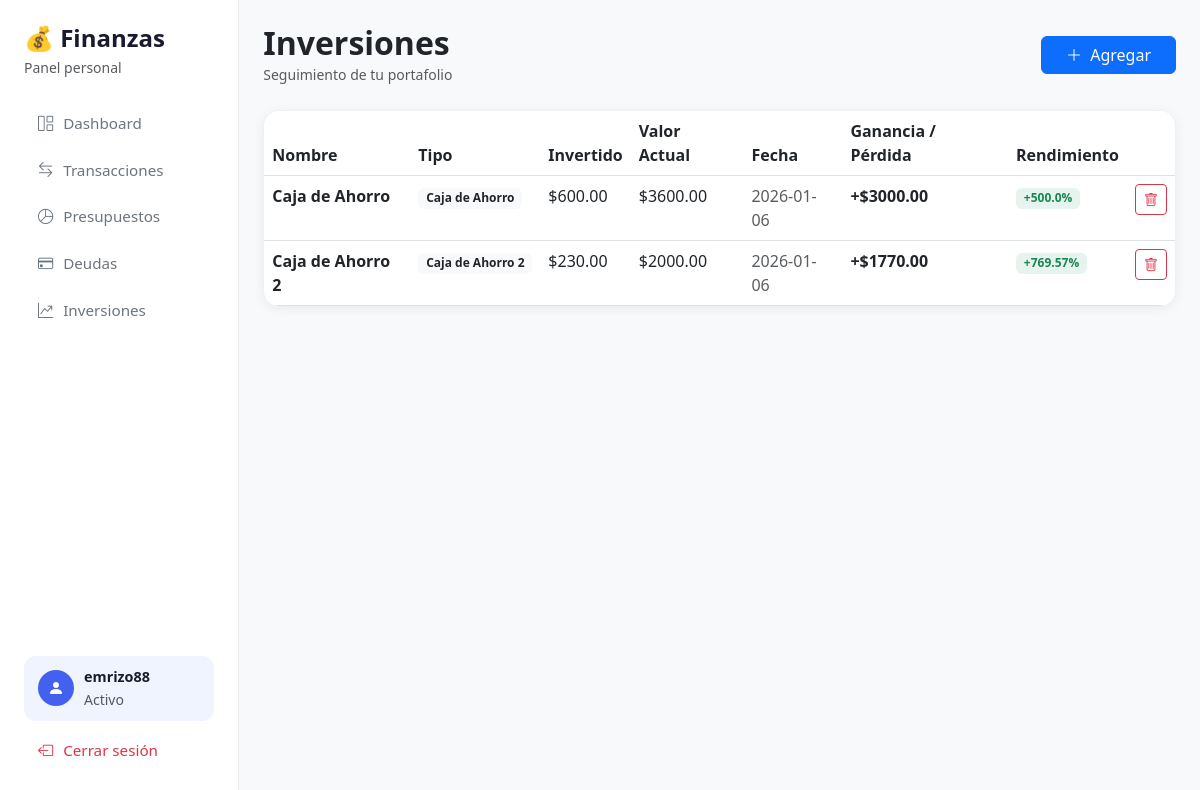
/inversiones (signed in), run on the app's committed database.
### tables this page shows
CREATE TABLE inversiones (
            id              INTEGER PRIMARY KEY AUTOINCREMENT,
            user_id         INTEGER NOT NULL REFERENCES users(id),
            nombre          TEXT NOT NULL,
            tipo            TEXT NOT NULL,
            monto_invertido REAL NOT NULL,
            valor_actual    REAL NOT NULL,
            fecha           TEXT NOT NULL
        );

### app.py (the view)
@app.route('/inversiones')
def inversiones():
    user_id = session['user_id']
    lista = obtener_inversiones(user_id)
    return render_template('inversiones.html', inversiones=lista)

### app.py (called while the page is built)
@app.before_request
def verificar_sesion():
    if request.endpoint in ('login', 'register', 'static'):
        return
    if 'user_id' not in session:
        return redirect(url_for('login'))
    g.username = session.get('username')

### database.py (called while the page is built)
def get_connection():
    conn = sqlite3.connect(DATABASE)
    conn.row_factory = sqlite3.Row
    return conn

def obtener_inversiones(user_id):
    conn = get_connection()
    cursor = conn.cursor()
    cursor.execute('SELECT * FROM inversiones WHERE user_id = ?', (user_id,))
    inversiones = cursor.fetchall()
    resultado = []
    for p in inversiones:
        p = dict(p)
        p['resultado'] = p['valor_actual'] - p['monto_invertido']
        resultado.append(p)
    conn.close()
    return resultado

### templates/inversiones.html (shortened to what this page needs)
{% extends 'base.html' %}
{% block contenido %}
<div class="d-flex justify-content-between align-items-center mb-4">
    <div>
        <h2 class="fw-bold mb-0">Inversiones</h2>
        <small class="text-muted">Seguimiento de tu portafolio</small>
    </div>
    <button class="btn btn-primary px-4" data-bs-toggle="modal" data-bs-target="#modalInversion">
        <i class="bi bi-plus-lg me-1"></i> Agregar
    </button>
</div>
<div class="tabla-card d-none d-md-block">
    <table class="table table-hover mb-0">
        <thead>
            <tr>
                <th>Nombre</th>
                <th>Tipo</th>
                <th>Invertido</th>
                <th>Valor Actual</th>
                <th>Fecha</th>
                <th>Ganancia / Pérdida</th>
                <th>Rendimiento</th>
                <th></th>
            </tr>
        </thead>
        <tbody>
            {% for p in inversiones %}
            <tr>
                <td class="fw-semibold">{{ p['nombre'] }}</td>
                <td><span class="badge bg-light text-dark">{{ p['tipo'] }}</span></td>
                <td>${{ '%.2f' | format(p['monto_invertido']) }}</td>
                <td>${{ '%.2f' | format(p['valor_actual']) }}</td>
                <td class="text-muted">{{ p['fecha'] }}</td>
                <td class="fw-semibold {{ 'color-ingreso' if p['resultado'] >= 0 else 'color-gasto' }}">
                    {{ '+' if p['resultado'] >= 0 else '' }}${{ '%.2f' | format(p['resultado']) }}
                </td>
                <td>
                    {% set rendimiento = (p['resultado'] / p['monto_invertido'] * 100) if p['monto_invertido'] > 0 else 0 %}
                    <span class="badge {{ 'bg-success' if rendimiento >= 0 else 'bg-danger' }} bg-opacity-10 {{ 'text-success' if rendimiento >= 0 else 'text-danger' }}">
                        {{ '+' if rendimiento >= 0 else '' }}{{ rendimiento | round(2) }}%
                    </span>
                </td>
                <td>
                    <form action="/inversiones/eliminar/{{ p['id'] }}" method="POST">
                        <button type="submit" class="btn btn-outline-danger btn-sm" title="Eliminar">
                            <i class="bi bi-trash"></i>
                        </button>
                    </form>
                </td>
            </tr>
            {% endfor %}
        </tbody>
    </table>
</div>
{% endblock %}

### static/css/style.css (style rules this page uses)
body { background-color: #f8f9fa; font-family: 'Segoe UI', system-ui, sans-serif; min-height: 100vh; }
.color-ingreso { color: #2ecc71; }
.tabla-card { background: #ffffff; border-radius: 16px; overflow: hidden; box-shadow: 0 2px 12px rgba(0,0,0,0.06); border: 1px solid #f0f0f0; }

### data on the page
inversiones: nombre "Caja de Ahorro", tipo "Caja de Ahorro", monto_invertido "600.00", valor_actual "3600.00", fecha "2026-01-06", resultado "+", resultado "3000.00", value "+", rendimiento "500.0"
inversiones: nombre "Caja de Ahorro 2", tipo "Caja de Ahorro 2", monto_invertido "230.00", valor_actual "2000.00", fecha "2026-01-06", resultado "+", resultado "1770.00", value "+", rendimiento "769.57"

### other printed values
{{ session['username'] }} "emrizo88"
